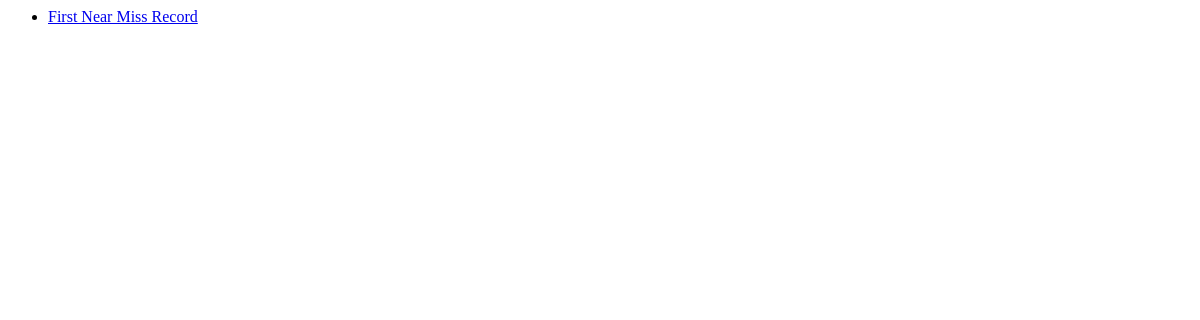
Before: / with the older database file.
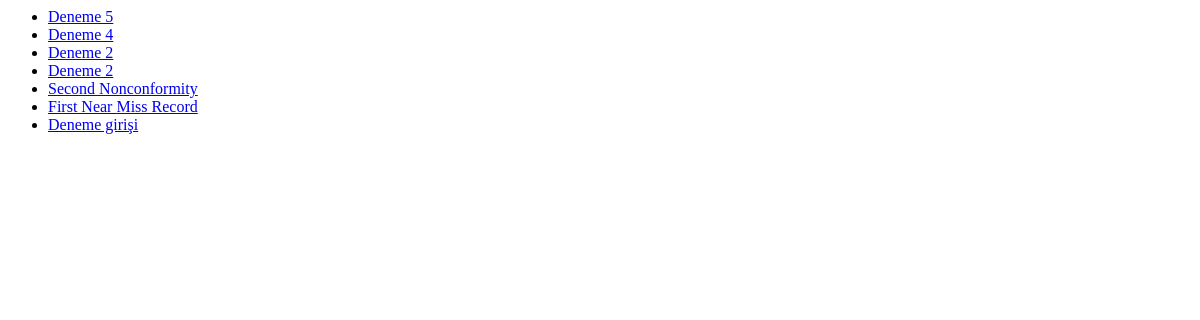
After: the same page with the newer database file.
### nonconformity/models.py (models this page shows, shortened)
class Nonconformity(models.Model):
    STATES = [
        ('NEW_REPORT', 'New Report'),
        ('IN_EXAMINATION', 'In Examination'),
        ('IN_ACTION', 'In Action'),
        ('COMPLETED', 'Completed')
    ]
    TYPE = [
        ('NEAR_MISS', 'Near Miss'),
        ('WORK_ACCIDENT', 'Work Accident'),
        ('UNSAFE_ACT', 'Unsafe Act'),
        ('UNSAFE_CONDITION', 'Unsafe Condition'),
    ]
    description = models.TextField(max_length=1000)
    occ_date = models.DateTimeField(default=datetime.now())
    employee = models.ForeignKey(
        Employee,
        on_delete=models.CASCADE,
        verbose_name="Related Employee",
    )
    state = models.CharField(
        max_length=15,
        choices=STATES,
        default='NEW_REPORT',
    )
    type = models.CharField(
        max_length=20,
        choices=TYPE,
        default='NEAR_MISS',
    )

### nonconformity/views.py (the view)
# urls.py: path('', NonconformityListView.as_view(), name='overview'),
class NonconformityListView(ListView):
    model = Nonconformity
    template_name = 'nonconformity/home.html'
    context_object_name = 'nonconformity_list'
    ordering = ['-occ_date']

### nonconformity/templates/nonconformity/home.html
{% if nonconformity_list %}
    <ul>
        {% for nonconformity in nonconformity_list %}
            <li><a href="{% url 'nonconformity:detail' nonconformity.id %}">
                {{ nonconformity.description }}
            </a></li>
        {% endfor %}
    </ul>
{% else %}
    <p>No nonconformity are available.</p>
{% endif %}

Changed rows visible on the page:
added Nonconformity: description "Deneme 5"
added Nonconformity: description "Deneme 4"
added Nonconformity: description "Deneme 2"
added Nonconformity: description "Deneme 2"
added Nonconformity: description "Second Nonconformity"
added Nonconformity: description "Deneme girişi"
